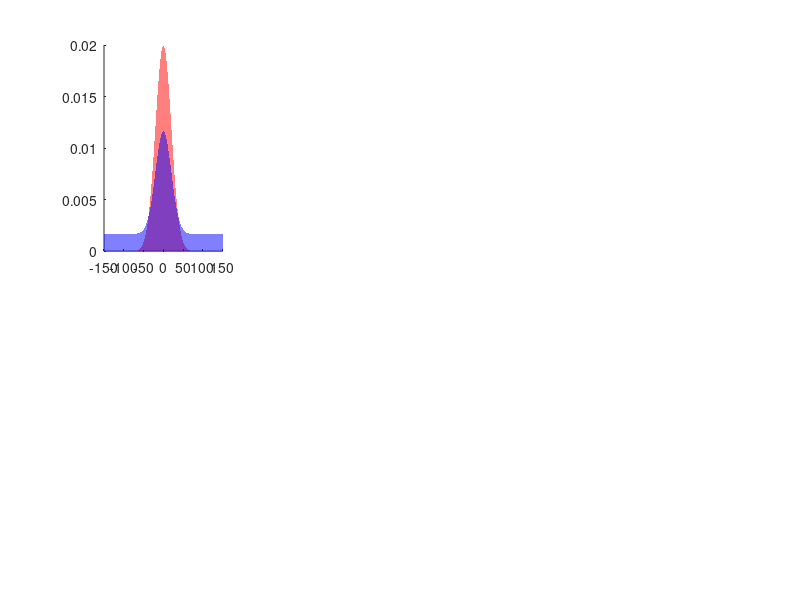

Here is the MATLAB script that generated this plot: (Note: this script raises an error after producing the figure.)
clear; clc; close all;

x = linspace(-150, 150, 1000); % orientation axis
sigma = 20; % base sigma for both current and context Gaussians
separations = 0:30:90; % degrees of separation between target and context
noise_level = 0.005; % adjust this for more or less noise

figure('Position', [100, 100, 1600, 600]);

for idx = 1:length(separations)
    sep = separations(idx);

    % Current (target) Gaussian at 0
    target_mu = 0;
    target = normpdf(x, target_mu, sigma);

    % Context Gaussian shifted by +sep degrees
    context_mu = sep;
    w =.5; % as sep increases, context degrades (adjust as needed)
    context_gauss = normpdf(x, context_mu, sigma);
    context_uniform = ones(size(x)) / range(x); % flat prior
    context = w * context_gauss + (1 - w) * context_uniform;
    context = context / trapz(x, context); % normalize

    %% ----- Bayesian Optimal Integration -----
    bayes = target .* (context);
    bayes = bayes / trapz(x, bayes); % normalize to make it a PDF

    % Calculate posterior mean and variance using trapz
    bayes_mu = trapz(x, x .* bayes);
    bayes_var = trapz(x, (x - bayes_mu).^2 .* bayes);
    bayes_sigma = sqrt(bayes_var);

    % Plot Bayesian (top row)
    subplot(2, length(separations), idx)
    hold on;
    fill([x fliplr(x)], [target zeros(size(target))], 'r', 'FaceAlpha', 0.5, 'EdgeColor', 'none');
    fill([x fliplr(x)], [context zeros(size(context))], 'b', 'FaceAlpha', 0.5, 'EdgeColor', 'none');
    plot(x, bayes, 'k', 'LineWidth', 2, 'Color', [0, 0, 0, 0.5]);
    plot([target_mu target_mu],[0 max(target)], 'k--', 'LineWidth', 2);
    plot([context_mu context_mu],[0 max(context)], 'k--', 'LineWidth', 2);
    yticks([])
    % Sigma text
    text(0.05, 0.85, ['\sigma_{posterior} = ', num2str(bayes_sigma, '%.2f')], 'Units', 'normalized', 'FontSize', 13);
    set(gca,'FontName','Arial','FontSize',15)

    if context_mu == target_mu
        xticks([context_mu])
        xticklabels('\mu_t = \mu_c')
    else
        xticks([target_mu context_mu])
        xticklabels({'\mu_t' '\mu_c'})
    end
    title(['Feature distance = ', num2str(sep), '°']);
    if idx == length(separations)
        legend('Target', 'Context', 'Bayesian');
    end
    ylim([0, 0.05]);

    %% ----- Interference Model (Summation) -----
    context = normpdf(x, context_mu, sigma);
    overlap = trapz(min([target' context']'))/5;
    % tmp =max(target,context);
    % overlap = min(tmp(target_mu+50:context_mu+50))./max(target)
    summed = target + context;
    
    % Add noise to interference summed curve
    summed_noisy = summed + noise_level * randn(size(summed));
    summed_noisy(summed_noisy < 0) = 0; % enforce non-negative PDF
    summed_noisy = summed_noisy./max(summed)*max(target);

    
    % Fit Gaussian to noisy interference (weighted)
    interference_fit = fit(x', summed_noisy', 'gauss1');
    interference_sigma = (1-overlap)*sigma + overlap*interference_fit.c1 / sqrt(2);

    % Plot Interference (bottom row)
    subplot(2, length(separations), idx + length(separations))
    hold on;
    fill([x fliplr(x)], [target zeros(size(target))], 'r', 'FaceAlpha', 0.5, 'EdgeColor', 'none');
    fill([x fliplr(x)], [context zeros(size(context))], 'b', 'FaceAlpha', 0.5, 'EdgeColor', 'none');
    plot(x, summed_noisy, 'k', 'LineWidth', 2, 'Color', [0, 0, 0, 0.2]);
    plot([target_mu target_mu],[0 max(target)], 'k--', 'LineWidth', 2);
    plot([context_mu context_mu],[0 max(context)], 'k--', 'LineWidth', 2);
    yticks([])
    % Sigma text
    text(0.05, 0.85, ['\sigma_{readout} = ', num2str(interference_sigma, '%.2f')], 'Units', 'normalized', 'FontSize', 13);

    if context_mu == target_mu
        xticks([context_mu])
        xticklabels('\mu_t = \mu_c')
    else
        xticks([target_mu context_mu])
        xticklabels({'\mu_t' '\mu_c'})
    end
    if idx == length(separations)
        legend('Target', 'Context', 'Summed (noisy)');
    end
    ylim([0, 0.05]);
    set(gca,'FontName','Arial','FontSize',15)
end

